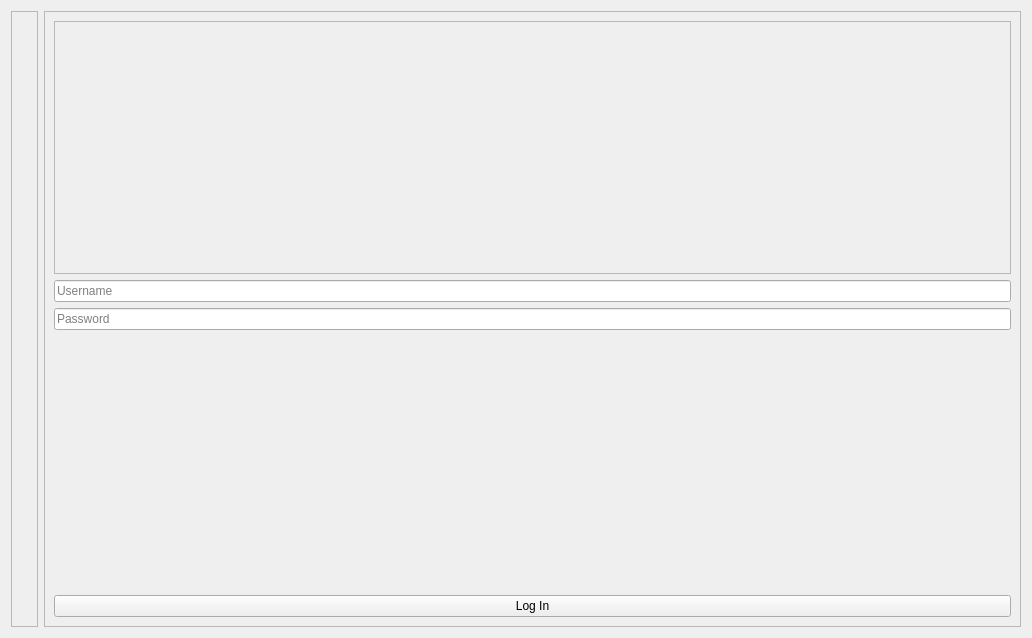
<?xml version="1.0" encoding="UTF-8"?>
<ui version="4.0">
 <class>LoginPage</class>
 <widget class="QWidget" name="LoginPage">
  <property name="geometry">
   <rect>
    <x>0</x>
    <y>0</y>
    <width>1032</width>
    <height>638</height>
   </rect>
  </property>
  <property name="maximumSize">
   <size>
    <width>1032</width>
    <height>638</height>
   </size>
  </property>
  <property name="windowTitle">
   <string>Log In</string>
  </property>
  <layout class="QHBoxLayout" name="horizontalLayout">
   <item>
    <widget class="QFrame" name="frame_2">
     <property name="maximumSize">
      <size>
       <width>635</width>
       <height>616</height>
      </size>
     </property>
     <property name="frameShape">
      <enum>QFrame::StyledPanel</enum>
     </property>
     <property name="frameShadow">
      <enum>QFrame::Raised</enum>
     </property>
     <layout class="QGridLayout" name="gridLayout">
      <item row="0" column="0">
       <widget class="QLabel" name="label">
        <property name="text">
         <string/>
        </property>
        <property name="pixmap">
         <pixmap>images/technicianBackground.png</pixmap>
        </property>
        <property name="scaledContents">
         <bool>true</bool>
        </property>
       </widget>
      </item>
     </layout>
    </widget>
   </item>
   <item>
    <widget class="QFrame" name="frame">
     <property name="frameShape">
      <enum>QFrame::StyledPanel</enum>
     </property>
     <property name="frameShadow">
      <enum>QFrame::Raised</enum>
     </property>
     <layout class="QVBoxLayout" name="verticalLayout">
      <item>
       <widget class="QFrame" name="frame_3">
        <property name="maximumSize">
         <size>
          <width>16777215</width>
          <height>350</height>
         </size>
        </property>
        <property name="frameShape">
         <enum>QFrame::StyledPanel</enum>
        </property>
        <property name="frameShadow">
         <enum>QFrame::Raised</enum>
        </property>
        <layout class="QGridLayout" name="gridLayout_2">
         <item row="0" column="0">
          <widget class="QLabel" name="label_2">
           <property name="text">
            <string/>
           </property>
           <property name="pixmap">
            <pixmap>images/ptt-logo.png</pixmap>
           </property>
           <property name="scaledContents">
            <bool>true</bool>
           </property>
          </widget>
         </item>
        </layout>
       </widget>
      </item>
      <item>
       <widget class="QLineEdit" name="username">
        <property name="maxLength">
         <number>20</number>
        </property>
        <property name="placeholderText">
         <string>Username</string>
        </property>
        <property name="clearButtonEnabled">
         <bool>true</bool>
        </property>
       </widget>
      </item>
      <item>
       <widget class="QLineEdit" name="password">
        <property name="maxLength">
         <number>20</number>
        </property>
        <property name="echoMode">
         <enum>QLineEdit::Password</enum>
        </property>
        <property name="placeholderText">
         <string>Password</string>
        </property>
        <property name="clearButtonEnabled">
         <bool>true</bool>
        </property>
       </widget>
      </item>
      <item>
       <widget class="QLabel" name="notification">
        <property name="text">
         <string/>
        </property>
       </widget>
      </item>
      <item>
       <widget class="QPushButton" name="login">
        <property name="text">
         <string>Log In</string>
        </property>
       </widget>
      </item>
     </layout>
    </widget>
   </item>
  </layout>
 </widget>
 <resources/>
 <connections/>
</ui>
